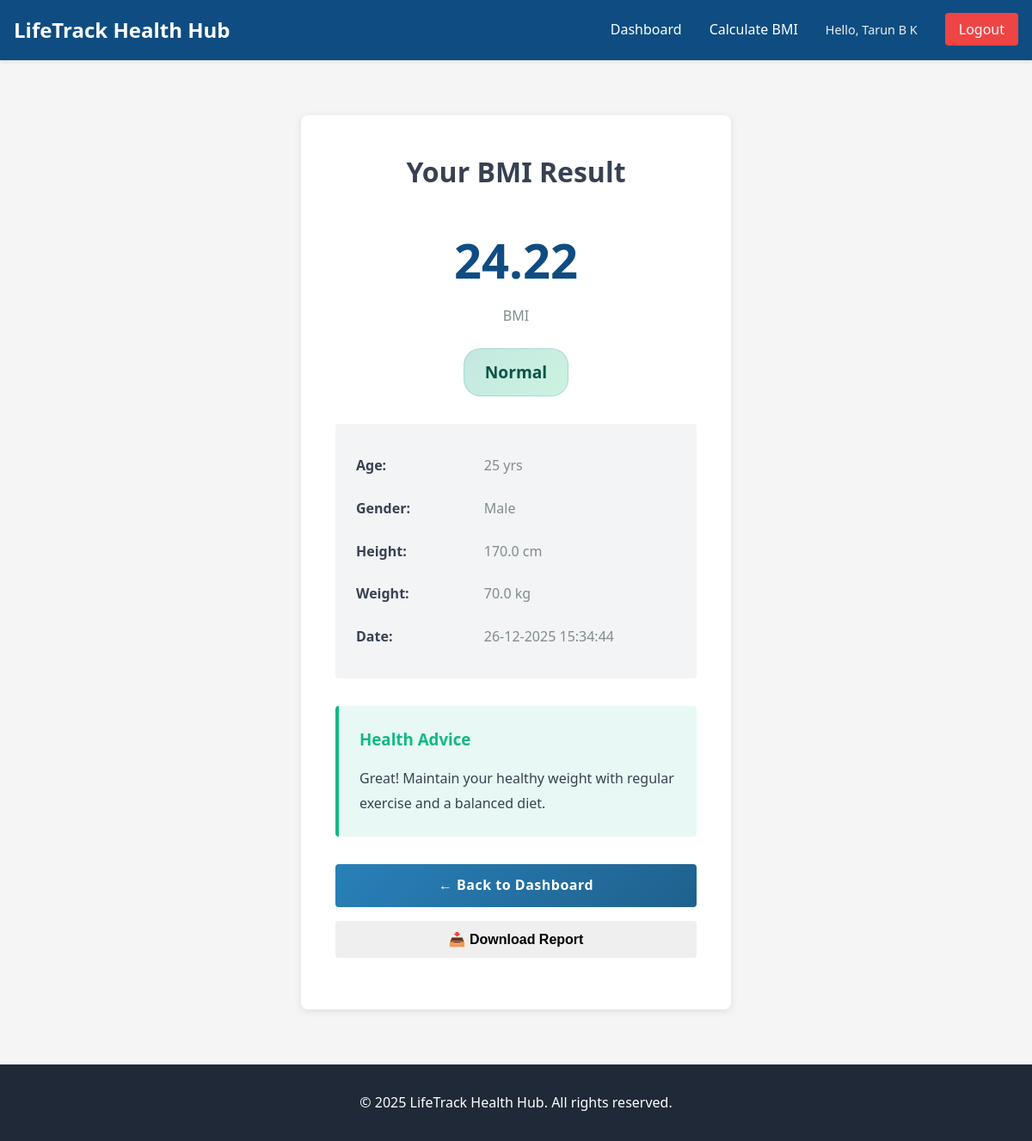
The page /result/61 (signed in) on the database its author committed.
### tables this page shows
CREATE TABLE bmi_records (
            id INTEGER PRIMARY KEY AUTOINCREMENT,
            patient_id INTEGER NOT NULL,
            height REAL NOT NULL,
            weight REAL NOT NULL,
            bmi REAL NOT NULL,
            category TEXT NOT NULL,
            date TIMESTAMP DEFAULT CURRENT_TIMESTAMP, age INTEGER, gender TEXT,
            FOREIGN KEY (patient_id) REFERENCES users(id)
        );

### app.py (the view)
@app.route('/result/<int:record_id>')
@login_required
def result(record_id):
    db = get_db()
    cursor = db.cursor()
    cursor.execute(
        'SELECT * FROM bmi_records WHERE id = ? AND patient_id = ?',
        (record_id, session['user_id'])
    )
    record = cursor.fetchone()
    db.close()
    if not record:
        return redirect(url_for('dashboard'))
    advice = get_health_advice(record['category'])
    formatted_date = format_date_display(record['date'])
    return render_template('result.html', record=record, advice=advice, formatted_date=formatted_date)

### app.py (called while the page is built)
def format_date_display(date_str):
    try:
        if isinstance(date_str, str):
            dt = datetime.fromisoformat(date_str.replace('Z', '+00:00')) if 'T' in date_str else datetime.strptime(date_str, '%Y-%m-%d %H:%M:%S')
            if dt.tzinfo is None:
                dt = dt.replace(tzinfo=timezone.utc)
            dt_ist = dt.astimezone(IST)
        else:
            dt_ist = date_str.astimezone(IST) if date_str.tzinfo else date_str.replace(tzinfo=timezone.utc).astimezone(IST)
        return dt_ist.strftime('%d-%m-%Y %H:%M:%S')
    except Exception as e:
        print(f"DEBUG: Date format error: {e}")
        return str(date_str)[:19]

def get_db():
    db = sqlite3.connect(DATABASE)
    db.row_factory = sqlite3.Row
    return db

def login_required(f):
    @wraps(f)
    def decorated_function(*args, **kwargs):
        if 'user_id' not in session:
            return redirect(url_for('login'))
        return f(*args, **kwargs)
    return decorated_function

def get_health_advice(category):
    advice = {
        'Underweight': 'Consider consulting a healthcare professional. A balanced diet with adequate calories and nutrients is important.',
        'Normal': 'Great! Maintain your healthy weight with regular exercise and a balanced diet.',
        'Overweight': 'Consider a healthier lifestyle with regular physical activity and a balanced diet. Consult a healthcare provider if needed.',
        'Obese': 'It is highly recommended to consult a healthcare professional for personalized advice on weight management.'
    }
    return advice.get(category, '')

### templates/result.html (shortened to what this page needs)
{% extends "base.html" %}
{% block content %}
<div class="result-container">
    <div class="result-card">
        <h1>Your BMI Result</h1>
        <div class="result-display">
            <div class="bmi-value">
                <span class="value">{{ record['bmi'] }}</span>
                <span class="label">BMI</span>
            </div>
            <div class="bmi-category">
                <span class="badge badge-{{ record['category'].lower().replace(' ', '-') }} badge-large">
                    {{ record['category'] }}
                </span>
            </div>
        </div>
        <div class="result-details">
            <table class="details-table">
                <tr>
                    <td class="detail-label">Age:</td>
                    <td class="detail-value">{{ record['age'] if record['age'] else 'N/A' }} yrs</td>
                </tr>
                <tr>
                    <td class="detail-label">Gender:</td>
                    <td class="detail-value">{{ record['gender'] if record['gender'] else 'N/A' }}</td>
                </tr>
                <tr>
                    <td class="detail-label">Height:</td>
                    <td class="detail-value">{{ record['height'] }} cm</td>
                </tr>
                <tr>
                    <td class="detail-label">Weight:</td>
                    <td class="detail-value">{{ record['weight'] }} kg</td>
                </tr>
                <tr>
                    <td class="detail-label">Date:</td>
                    <td class="detail-value">{{ formatted_date }}</td>
                </tr>
            </table>
        </div>
        <div class="health-advice">
            <h3>Health Advice</h3>
            <p>{{ advice }}</p>
        </div>
        <div class="result-actions">
            <a href="{{ url_for('dashboard') }}" class="btn btn-primary">
                ← Back to Dashboard
            </a>
            <button id="createInvoiceBtn" class="btn btn-success" title="Download your health report PDF">
                📥 Download Report
            </button>
        </div>
    </div>
</div>
{% endblock %}

### static/css/style.css (style rules this page uses)
* { margin: 0; padding: 0; box-sizing: border-box; }
:root { --primary-color: #0F4C81; --secondary-color: #1BA098; --danger-color: #EF4444; --warning-color: #F59E0B; --info-color: #3B82F6; --light-gray: #F3F4F6; --dark-gray: #1F2937; --text-color: #374151; --border-color: #D1D5DB; --success-color: #10B981; --error-color: #EF4444; }
html, body { height: 100%; }
body { font-family: 'Segoe UI', Tahoma, Geneva, Verdana, sans-serif; line-height: 1.6; color: var(--text-color); background-color: #f5f5f5; }
a { text-decoration: none; color: var(--primary-color); transition: color 0.3s ease; }
.btn { padding: 0.75rem 1.5rem; border: none; border-radius: 4px; font-size: 1rem; cursor: pointer; transition: all 0.3s ease; display: inline-block; text-align: center; font-weight: 600; }
.btn-primary { background: linear-gradient(135deg, #2980b9 0%, #1f618d 100%); color: white; font-weight: 600; letter-spacing: 0.5px; position: relative; overflow: hidden; }
.btn-primary::before { content: ''; position: absolute; top: 0; left: -100%; width: 100%; height: 100%; background: linear-gradient(90deg, transparent, rgba(255, 255, 255, 0.2), transparent); transition: left 0.5s; }
.badge { background: linear-gradient(135deg, rgba(41, 128, 185, 0.1) 0%, rgba(46, 204, 113, 0.05) 100%); border: 1px solid rgba(41, 128, 185, 0.2); padding: 0.5rem 1rem; border-radius: 20px; font-size: 0.85rem; color: #1a4d6d; font-weight: 600; transition: all 0.3s ease; }
table { width: 100%; border-collapse: collapse; }
table th, table td { padding: 1rem; text-align: left; border-bottom: 1px solid var(--border-color); }
.badge { display: inline-block; padding: 0.35rem 0.75rem; border-radius: 20px; font-size: 0.85rem; font-weight: 600; }
.badge-normal { background-color: #d5f4e6; color: #0b5345; }
.badge-large { font-size: 1.2rem; padding: 0.75rem 1.5rem; }
.result-container { display: flex; justify-content: center; padding: 2rem 0; }
.result-card { background: white; border-radius: 8px; box-shadow: 0 2px 10px rgba(0,0,0,0.1); padding: 2.5rem; width: 100%; max-width: 500px; }
.result-card h1 { text-align: center; margin-bottom: 2rem; }
.result-display { text-align: center; margin-bottom: 2rem; }
.bmi-value { display: flex; flex-direction: column; align-items: center; margin-bottom: 1.5rem; }
.bmi-value .value { font-size: 3.5rem; font-weight: bold; color: var(--primary-color); }
.bmi-value .label { font-size: 1rem; color: #7f8c8d; margin-top: 0.5rem; }
.bmi-category { margin-bottom: 2rem; }
.result-details { background-color: var(--light-gray); padding: 1.5rem; border-radius: 4px; margin-bottom: 2rem; }
.details-table { width: 100%; }
.details-table tr td { padding: 0.75rem 0; border: none; }
.detail-label { font-weight: 600; color: var(--text-color); width: 40%; }
.detail-value { color: #7f8c8d; }
.health-advice { background-color: #e8f8f5; border-left: 4px solid var(--success-color); padding: 1.5rem; border-radius: 4px; margin-bottom: 2rem; }
.health-advice h3 { margin-bottom: 1rem; color: var(--success-color); }
.health-advice p { line-height: 1.8; color: var(--text-color); }
.result-actions { display: flex; gap: 1rem; flex-direction: column; }
.result-actions .btn { text-align: center; }

### rows shown on the page
bmi_records: bmi "24.22", category "Normal", age "25", gender "Male", height "170.0", weight "70.0"

### other values the page prints
{{ session.get('user_name') }} "Tarun B K"
{{ advice }} "Great! Maintain your healthy weight with regular exercise and a balanced diet."
